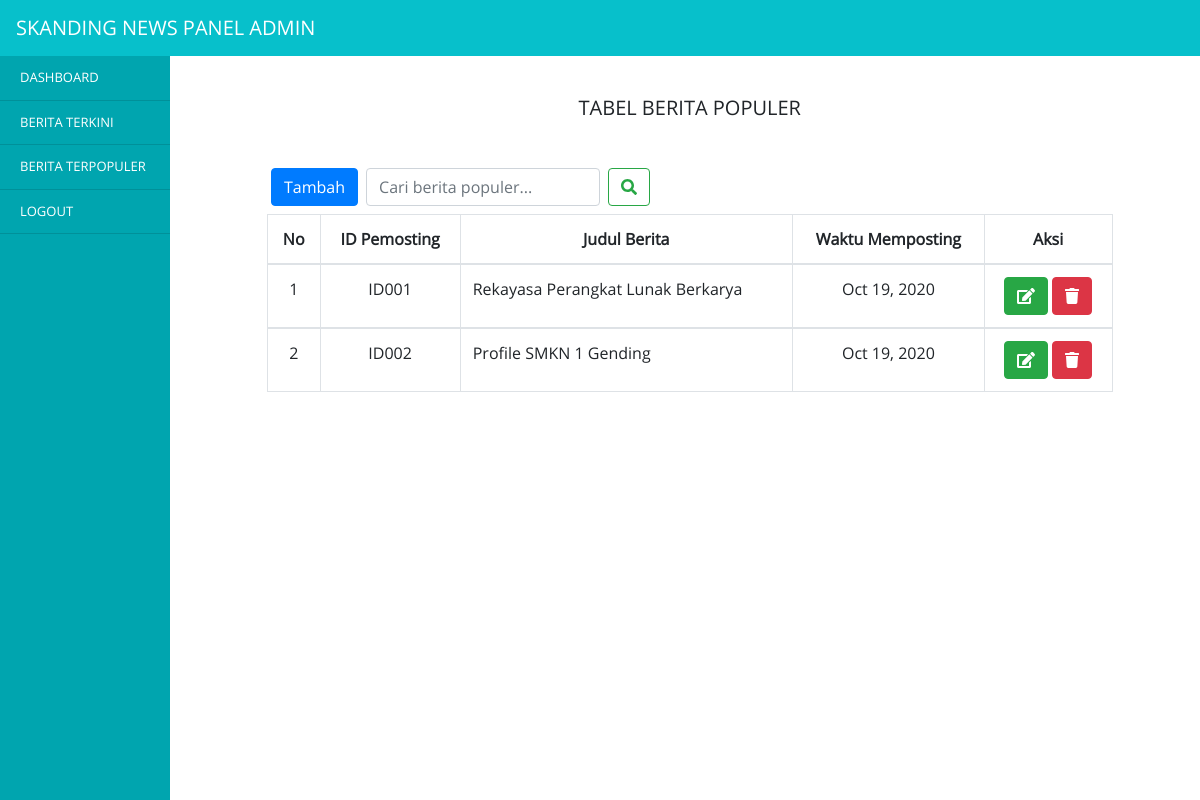
The page /datamasteradmin/content.php?page=berita_populer on the database its author committed.
### tables this page shows
CREATE TABLE `tb_post_populer` (
  `id` int(11) NOT NULL,
  `id_user_populer` char(5) NOT NULL,
  `gambar_berita_populer` varchar(225) NOT NULL,
  `judul_berita_populer` varchar(225) NOT NULL,
  `detail_berita_populer` varchar(225) NOT NULL,
  `isi_berita_populer` text NOT NULL,
  `tgl_berita_populer` date NOT NULL
);

### datamasteradmin/fuctionsberita.php (called while the page is built, shortened)
<?php
$conn = mysqli_connect('localhost', 'root', '', 'portal_berita_smk');
function tampil_berita_populer($tampil_populer) {
	global $conn;
	$result_populer = mysqli_query($conn, $tampil_populer);
	$rows = [];
	while ($row = mysqli_fetch_assoc($result_populer)) {
		$rows[] = $row;
	}
	return $rows;
}
?>

### datamasteradmin/panel_berita_populer.php (the view, shortened to what this page needs)
<?php
$beritaPopuler = tampil_berita_populer("SELECT * FROM tb_post_populer,tb_user WHERE tb_post_populer.id_user_populer=tb_user.id_user");
?>
<div class="row">
	<div class="col-lg-3">
	</div>
	<div class="col-lg-9">
		<h5 class="text-center mt-5" data-aos="zoom-in">TABEL BERITA POPULER</h5>
		<div class="row text-center mt-5" data-aos="zoom-in">
			<div class="row ml-1">
				<a href="tambah_berita_populer.php" class="btn btn-primary">Tambah</a>
				<form class="form-inline my-2 my-lg-0 ml-2" action="" method="post">
			      <input class="form-control mr-sm-2" type="search" name="keyword" placeholder="Cari berita populer..." aria-label="Search" autocomplete="off">
			      <button class="btn btn-outline-success my-2 my-sm-0" type="submit" name="cari"><i class="fas fa-search"></i></button>
			    </form>
			</div>
			<table class="table table-bordered mt-2">
			  <thead>
			    <tr>
			      <th scope="col">No</th>
			      <th scope="col">ID Pemosting</th>
			      <th scope="col">Judul Berita</th>
			      <th scope="col">Waktu Memposting</th>
			      <th scope="col">Aksi</th>
			    </tr>
			  </thead>
			  	<?php $i=1; foreach ($beritaPopuler as $bp) :?>
				  <tbody>
				    <tr>
				    	<td><?= $i++; ?></td>
				    	<td><?= $bp['id_user_populer']; ?></td>
				    	<td class="text-justify"><?= $bp['judul_berita_populer']; ?></td>
				    	<td><?= date("M d, Y", strtotime($bp['tgl_berita_populer']))?></td>
				    	<td>
				    		<a href="edit_berita_populer.php?id=<?php echo $bp['id']; ?>" class="btn btn-success"><i class="fas fa-edit"></i></a>
				    		<a href="hapus_populer.php?id=<?php echo $bp['id']; ?>" class="btn btn-danger" onclick="return confirm('Yakin Data Akan Dihapus');"><i class="fas fa-trash"></i></a>
				    	</td>
				    </tr>
				  </tbody>
				<?php endforeach; ?>
			</table>
		</div>
	</div>
</div>

### datamasteradmin/styleadmi.css (style rules this page uses)
body { padding: 0; margin: 0; overflow-x: hidden; }

### datamasteradmin/content.php (style rules this page uses)
body { font-family: "opensans"; }

### rows shown on the page
tb_post_populer: id_user_populer "ID001", judul_berita_populer "Rekayasa Perangkat Lunak Berkarya", tgl_berita_populer "Oct 19, 2020"
tb_post_populer: id_user_populer "ID002", judul_berita_populer "Profile SMKN 1 Gending", tgl_berita_populer "Oct 19, 2020"
